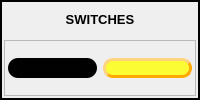
              <widget class="QFrame" name="frame_17">
               <property name="frameShape">
                <enum>QFrame::WinPanel</enum>
               </property>
               <property name="frameShadow">
                <enum>QFrame::Plain</enum>
               </property>
               <layout class="QGridLayout" name="gridLayout_25">
                <property name="leftMargin">
                 <number>2</number>
                </property>
                <property name="topMargin">
                 <number>2</number>
                </property>
                <property name="rightMargin">
                 <number>2</number>
                </property>
                <property name="bottomMargin">
                 <number>2</number>
                </property>
                <item row="0" column="0">
                 <widget class="QLabel" name="label_2">
                  <property name="maximumSize">
                   <size>
                    <width>16777215</width>
                    <height>30</height>
                   </size>
                  </property>
                  <property name="font">
                   <font>
                    <pointsize>10</pointsize>
                    <weight>75</weight>
                    <bold>true</bold>
                   </font>
                  </property>
                  <property name="text">
                   <string>SWITCHES</string>
                  </property>
                  <property name="alignment">
                   <set>Qt::AlignCenter</set>
                  </property>
                 </widget>
                </item>
                <item row="1" column="0">
                 <widget class="QFrame" name="frame_19">
                  <property name="frameShape">
                   <enum>QFrame::StyledPanel</enum>
                  </property>
                  <property name="frameShadow">
                   <enum>QFrame::Plain</enum>
                  </property>
                  <layout class="QGridLayout" name="gridLayout_26">
                   <property name="leftMargin">
                    <number>3</number>
                   </property>
                   <property name="topMargin">
                    <number>3</number>
                   </property>
                   <property name="rightMargin">
                    <number>3</number>
                   </property>
                   <property name="bottomMargin">
                    <number>3</number>
                   </property>
                   <item row="0" column="0">
                    <widget class="QPushButton" name="CTRL_rigLogicSwitch">
                     <property name="enabled">
                      <bool>false</bool>
                     </property>
                     <property name="minimumSize">
                      <size>
                       <width>20</width>
                       <height>20</height>
                      </size>
                     </property>
                     <property name="styleSheet">
                      <string notr="true">QPushButton{
background-color: rgba(0, 0, 0, 254);
border-style: outset;
border-width: 0px;
border-radius: 10px;
border-color: red;
}
QPushButton:hover{
background-color:rgba(0,0,200,60); 
color: black;}
QPushButton:checked{
background-color: rgba(0,255, 0 ,200);
border-style: inset; }

</string>
                     </property>
                     <property name="text">
                      <string/>
                     </property>
                    </widget>
                   </item>
                   <item row="0" column="1">
                    <widget class="QPushButton" name="CTRL_lookAtSwitch">
                     <property name="minimumSize">
                      <size>
                       <width>20</width>
                       <height>20</height>
                      </size>
                     </property>
                     <property name="styleSheet">
                      <string notr="true">QPushButton{
background-color: rgba(255, 255, 0, 200);
border-style: outset;
border-width: 3px;
border-radius: 10px;
border-color: rgb(255, 170, 0);
}
QPushButton:hover{
background-color:rgba(0,0,200,60); 
color: black;}
QPushButton:checked{
background-color: rgba(0,255, 0 ,200);
border-style: inset; }

</string>
                     </property>
                     <property name="text">
                      <string/>
                     </property>
                    </widget>
                   </item>
                  </layout>
                 </widget>
                </item>
               </layout>
              </widget>
